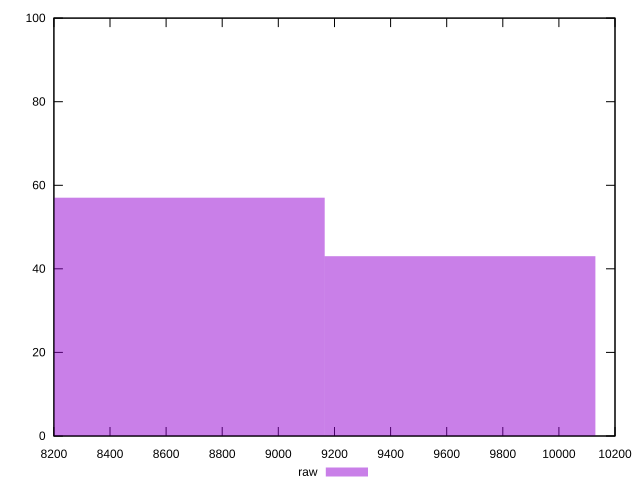

The gnuplot source for this figure:
reset
set terminal svg size 640, 490
set output "reprap/largest-contentful-paint/samples/pages+cached+noexternal/raw/histogram.svg"

$raw <<EOF
9647.344735915613 43
8682.610262324051 57
EOF

set key outside below
set boxwidth 964.7344735915613
set yrange [0:100]
set style fill transparent solid 0.5 noborder

plot \
  $raw title "raw" with boxes, \


reset
